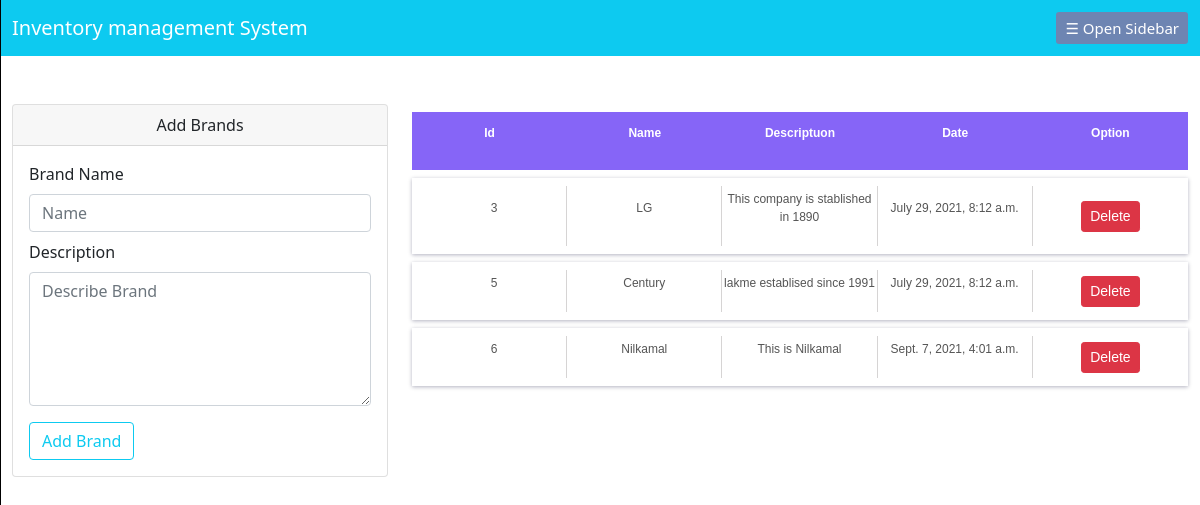
The page /AddBrand on the database its author committed.
### datawork/models.py (models this page shows, shortened)
class Brand(models.Model):
    brand_name = models.CharField(max_length=200)
    brand_cxategory = models.ForeignKey(Category, on_delete=models.CASCADE, null=True)
    brand_desc = models.TextField(null=True)
    brand_doc = models.DateTimeField(default=timezone.now, null=True)

### datawork/views.py (the view, shortened to what this page needs)
# urls.py: path("AddBrand", views.AddBrand, name="AddBrand"),
def AddBrand(r):
    forms = brandfForms(r.POST or None)
    return render(r, "AddBrand.html",{
        "brand": Brand.objects.all()
    })

### template/AddBrand.html (shortened to what this page needs)
{% extends 'base.html' %}
{% block content %}
        <div class="row mt-5">
            <div class="col-lg-4">
                <div class="card">
                    <div class="card-header text-center">Add Brands</div>
                    <div class="card-body">
                        <form action="" method="POST">
                            <div class="form-group">
                                <label for="">Brand Name</label>
                                <input type="text" name="brand_name" id="" placeholder="Name" class="form-control mt-2">
                            </div>
                            <div class="form-group mt-2">
                                <label for="">Description</label>
                                <textarea name="brand_desc" id="" cols="30" rows="5" class="form-control mt-2" placeholder="Describe Brand"></textarea>
                            </div>
                            <div class="form-group">
                                <input type="submit" value="Add Brand" class="btn btn-outline-info mt-3">
                            </div>
                        </form>
                    </div>
                </div>
            </div>
            <div class="col-lg-8">
                    <div class="table-box">
                            <div class="table-row table-head">
                                <div class="table-cell">
                                    <p>Id</p>
                                </div>
                                <div class="table-cell">
                                    <p>Name</p>
                                </div>
                                <div class="table-cell">
                                    <p>Descriptuon</p>
                                </div>
                                <div class="table-cell">
                                    <p>Date</p>
                                </div>
                                <div class="table-cell last-cell">
                                    <p>Option </p>
                                </div>
                            </div>
                            {% for b in brand %}
                                <div class="table-row">
                                    <div class="table-cell first-cell">
                                        <p>{{b.id}}</p>
                                    </div>
                                    <div class="table-cell">
                                        <p>{{b.brand_name}}</p>
                                    </div>
                                    <div class="table-cell">
                                        <p>{{b.brand_desc}}</p>
                                    </div>
                                    <div class="table-cell">
                                        <p>{{b.brand_doc}}</p>
                                    </div>
                                    <div class="table-cell last-cell">
                                        <div class="btn-group">
                                            <a href="{% url 'delete_brand' b.id %}" class="btn btn-danger btn-sm">Delete</a>
                                        </div>
                                    </div>
                                </div>
                            {% endfor %}
                        </div>
            </div>
        </div>
{% endblock  %}

### template/AddBrand.html (style rules this page uses)
.table-row { display: table; width: 100%; margin: 8px auto; font-family: sans-serif; background: transparent; padding: 8px 0; color: #555; font-size: 12px; box-shadow: 0 1px 4px 0px rgba(0,0,50,0.3); }
.table-head { background: #8665f7; box-shadow: none; color: #fff; font-weight: 600; }
.table-head .table-cell { border-right: none; }
.table-cell { display: table-cell; width: 20%; text-align: center; padding: 4px 0; border-right: 1px solid #d6d4d4; vertical-align: middle; }
.first-cell { padding-left: 10px; }
.last-cell { border-right: none; }
a { text-decoration: none; color: #555; }

### rows shown on the page
Brand: id "3", brand_name "LG", brand_desc "This company is stablished in 1890", brand_doc "July 29, 2021, 8:12 a.m."
Brand: id "5", brand_name "Century", brand_desc "lakme establised since 1991", brand_doc "July 29, 2021, 8:12 a.m."
Brand: id "6", brand_name "Nilkamal", brand_desc "This is Nilkamal", brand_doc "Sept. 7, 2021, 4:01 a.m."
